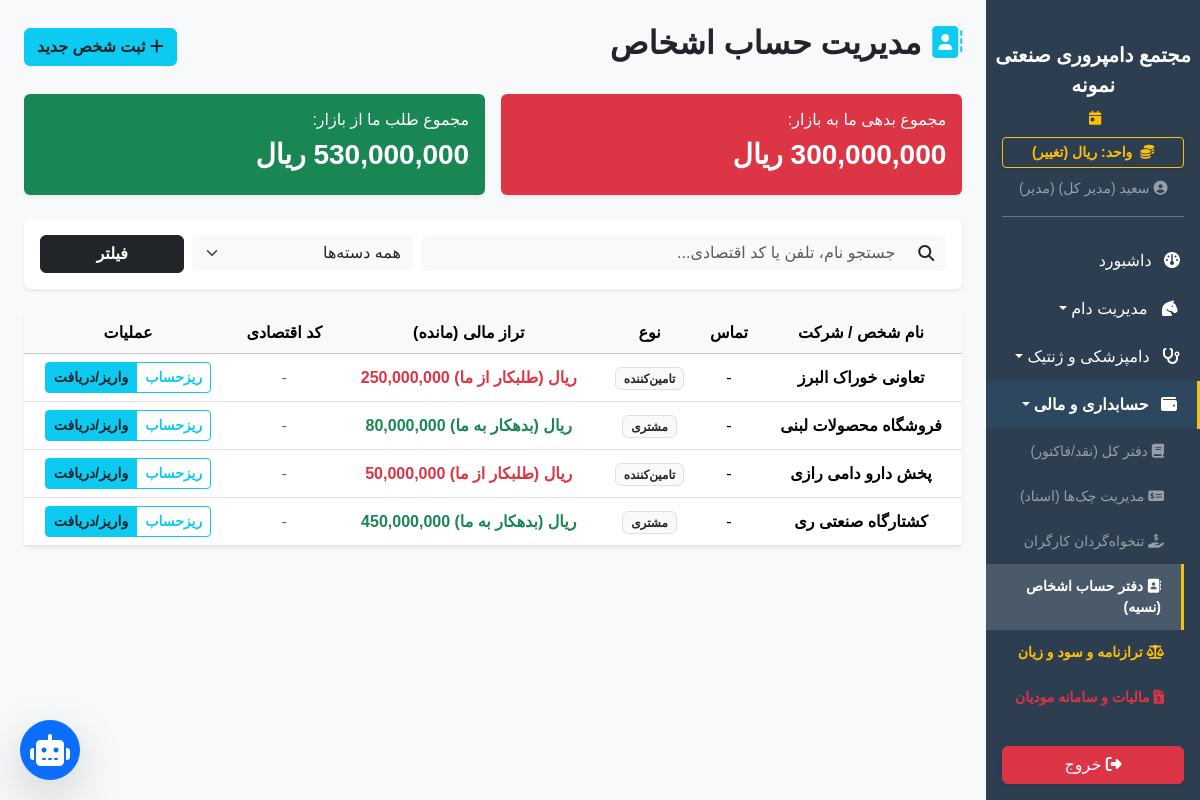
Page /finance/contacts (signed in) on the earlier database version.
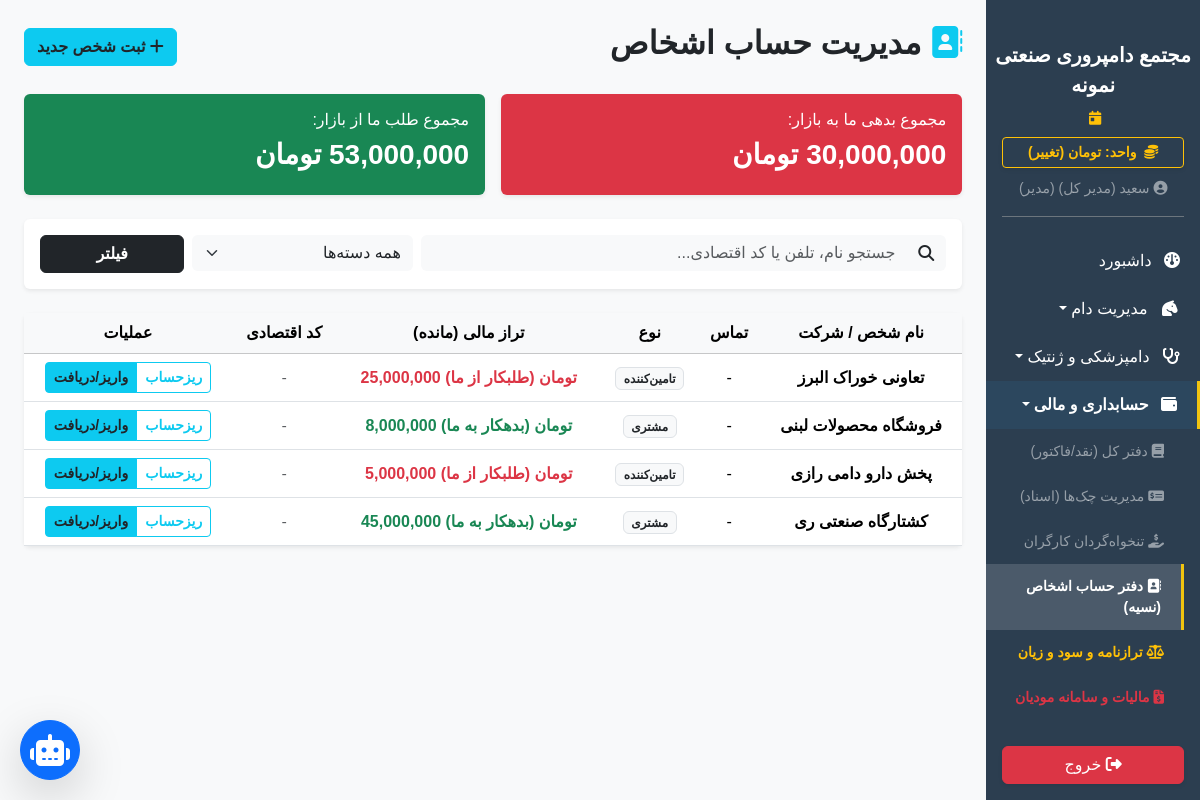
Same page on the later database version.
### app/models.py (models this page shows)
class SystemSetting(db.Model):
    id = db.Column(db.Integer, primary_key=True)
    key = db.Column(db.String(50), unique=True, nullable=False)
    value = db.Column(db.String(255), nullable=False)
    description = db.Column(db.String(255), nullable=True)

class Contact(db.Model):
    id = db.Column(db.Integer, primary_key=True)
    name = db.Column(db.String(150), nullable=False) # نام شخص، قصابی یا کارخانه
    phone = db.Column(db.String(20), nullable=True)
    contact_type = db.Column(db.String(50), default='عمومی') # مشتری، تامین‌کننده خوراک
    economic_code = db.Column(db.String(50), nullable=True)
    bank_card = db.Column(db.String(30), nullable=True)
    balance = db.Column(db.Float, default=0.0)
    created_at = db.Column(db.DateTime, default=datetime.utcnow)
    transactions = db.relationship('Transaction', backref='contact', lazy=True)
    cheques = db.relationship('Cheque', backref='contact', lazy=True)
    documents = db.relationship('ContactDocument', backref='contact', lazy=True, cascade="all, delete-orphan")

### app/blueprints/finance.py (the view)
@finance_bp.route('/contacts')
@login_required
def contacts():
    from app.models import Contact
    search_q = request.args.get('search', '').strip()
    type_q = request.args.get('type', 'همه')
    query = Contact.query
    if search_q:
        query = query.filter(
            (Contact.name.ilike(f"%{search_q}%")) |
            (Contact.phone.ilike(f"%{search_q}%")) |
            (Contact.economic_code.ilike(f"%{search_q}%"))
        )
    if type_q != 'همه':
        query = query.filter(Contact.contact_type == type_q)
    all_contacts = query.order_by(Contact.name).all()
    total_debt = db.session.query(func.sum(Contact.balance)).filter(Contact.balance < 0).scalar() or 0
    total_credit = db.session.query(func.sum(Contact.balance)).filter(Contact.balance > 0).scalar() or 0
    return render_template('finance/contacts.html', contacts=all_contacts,
                           total_debt=total_debt, total_credit=total_credit,
                           current_search=search_q, current_type=type_q)

### app/__init__.py (called while the page is built)
def get_system_setting(key, default):
    from app.models import SystemSetting
    s = SystemSetting.query.filter_by(key=key).first()
    return s.value if s else default

### app/blueprints/dashboard.py (called while the page is built)
@dashboard_bp.app_context_processor
def inject_settings():
    try:
        all_settings = {s.key: s.value for s in SystemSetting.query.all()}
    except:
        all_settings = {}
    return dict(system_settings=all_settings)

### app/templates/finance/contacts.html (shortened to what this page needs)
{% extends 'base.html' %}
{% block content %}
<div class="d-flex justify-content-between align-items-center mb-4">
    <h2 class="fw-bold"><i class="fa-solid fa-address-book text-info"></i> مدیریت حساب اشخاص</h2>
    <button class="btn btn-info fw-bold text-dark" data-bs-toggle="modal" data-bs-target="#addContactModal"><i class="fa-solid fa-plus"></i> ثبت شخص جدید</button>
</div>
<div class="row g-3 mb-4">
    <div class="col-md-6"><div class="card bg-danger text-white border-0 shadow-sm"><div class="card-body"><h6>مجموع بدهی ما به بازار:</h6><h3 class="fw-bold">{{ total_debt|abs|currency }}</h3></div></div></div>
    <div class="col-md-6"><div class="card bg-success text-white border-0 shadow-sm"><div class="card-body"><h6>مجموع طلب ما از بازار:</h6><h3 class="fw-bold">{{ total_credit|currency }}</h3></div></div></div>
</div>
<div class="card border-0 shadow-sm mb-4 bg-white">
    <div class="card-body">
        <form method="GET" action="{{ url_for('finance.contacts') }}" class="row g-2">
            <div class="col-md-7">
                <div class="input-group">
                    <span class="input-group-text bg-light border-0"><i class="fa-solid fa-magnifying-glass"></i></span>
                    <input type="text" name="search" class="form-control border-0 bg-light" placeholder="جستجو نام، تلفن یا کد اقتصادی..." value="{{ current_search }}">
                </div>
            </div>
            <div class="col-md-3">
                <select name="type" class="form-select border-0 bg-light">
                    <option value="همه">همه دسته‌ها</option>
                </select>
            </div>
            <div class="col-md-2">
                <button type="submit" class="btn btn-dark w-100 fw-bold">فیلتر</button>
            </div>
        </form>
    </div>
</div>
<div class="card border-0 shadow-sm">
    <div class="card-body p-0">
        <table class="table table-hover align-middle text-center mb-0">
            <thead class="table-light"><tr><th>نام شخص / شرکت</th><th>تماس</th><th>نوع</th><th>تراز مالی (مانده)</th><th>کد اقتصادی</th><th>عملیات</th></tr></thead>
            <tbody>
                {% for c in contacts %}
                <tr>
                    <td class="fw-bold">{{ c.name }}</td>
                    <td dir="ltr">
                        {{ c.phone or '-' }}
                    </td>
                    <td><span class="badge bg-light text-dark border">{{ c.contact_type }}</span></td>
                    <td class="fw-bold {% if c.balance > 0 %}text-success{% elif c.balance < 0 %}text-danger{% else %}text-muted{% endif %}" dir="ltr">
                        {% if c.balance > 0 %}{{ c.balance|currency }} (بدهکار به ما)
                        {% elif c.balance < 0 %}{{ c.balance|abs|currency }} (طلبکار از ما)
                        {% else %}تسویه صفر{% endif %}
                    </td>
                    <td><code class="small text-muted">{{ c.economic_code or '-' }}</code></td>
                    <td>
                        <div class="btn-group">
                            <a href="{{ url_for('finance.contact_profile', id=c.id) }}" class="btn btn-sm btn-outline-info fw-bold">ریزحساب</a>
                            <a href="{{ url_for('finance.contact_profile', id=c.id, _anchor='actions') }}" class="btn btn-sm btn-info text-dark fw-bold">واریز/دریافت</a>
                        </div>
                    </td>
                </tr>
                {% else %}
                <tr><td colspan="6" class="py-5 text-muted">شخصی با این مشخصات یافت نشد.</td></tr>
                {% endfor %}
            </tbody>
        </table>
    </div>
</div>
{% endblock %}

### app/templates/base.html (shortened to what the changed rows need)
<!DOCTYPE html>
<html lang="fa" dir="rtl">
<head>
    <link href="https://cdn.jsdelivr.net/gh/rastikerdar/vazirmatn@v33.003/Vazirmatn-font-face.css" rel="stylesheet">
    <link rel="stylesheet" href="https://unpkg.com/persian-datepicker@1.2.0/dist/css/persian-datepicker.min.css">
    <link rel="stylesheet" href="https://cdn.jsdelivr.net/npm/bootstrap@5.3.2/dist/css/bootstrap.rtl.min.css">
    <link rel="stylesheet" href="https://cdnjs.cloudflare.com/ajax/libs/font-awesome/6.4.2/css/all.min.css">
    <link rel="stylesheet" href="{{ url_for('static', filename='css/style.css') }}">
</head>
<body>
    <div class="d-flex" id="wrapper">
        <div class="sidebar-bg d-flex flex-column" id="sidebar-wrapper">
            <div class="px-3 mb-2">
                <a href="{{ url_for('dashboard.toggle_currency') }}" class="btn btn-sm btn-outline-warning w-100 fw-bold shadow-sm">
                    <i class="fa-solid fa-coins me-1"></i> واحد: {{ get_system_currency_from_settings() }} (تغییر)
                </a>
            </div>
        </div>
        <div id="page-content-wrapper" class="w-100 bg-light" style="overflow-x: hidden;">
            <div class="container-fluid p-4">{% block content %}{% endblock %}</div>
        </div>
    </div>
</body>
</html>

Differences in the rows shown:
changed SystemSetting: value "ریال" → "تومان"; value "300,000,000 ریال" → "30,000,000 تومان"; value "530,000,000 ریال" → "53,000,000 تومان"
changed Contact "تعاونی خوراک البرز": balance|abs "250,000,000 ریال" → "25,000,000 تومان"
changed Contact "فروشگاه محصولات لبنی": balance "80,000,000 ریال" → "8,000,000 تومان"
changed Contact "پخش دارو دامی رازی": balance|abs "50,000,000 ریال" → "5,000,000 تومان"
changed Contact "کشتارگاه صنعتی ری": balance "450,000,000 ریال" → "45,000,000 تومان"
